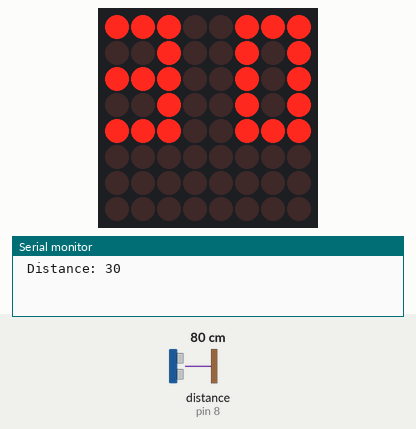
Bench run of a sketch on a simulated Arduino Uno, built with avr-gcc and run on an emulated ATmega328P. Parts: 8×8 LED matrix, the last lines printed to the serial monitor. Wiring (inferred from the names in the program): ultrasonic range finder: trigger pin 7; echo pin 8. Inputs (shaded band) come from the test bench; at power-on: distance to the obstacle (sensor on pin 8) 80 cm. The echo pulse lasts 58.3 µs per cm.

Above: at 1.7 s.
1.8 s: distance to the obstacle (sensor on pin 8) set to 4 cm
At 3.9 s:
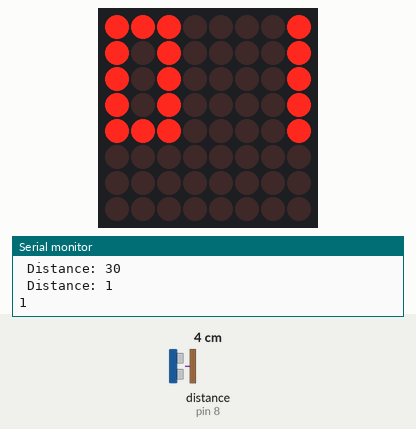
4.8 s: distance to the obstacle (sensor on pin 8) set to 18 cm
At 6.0 s:
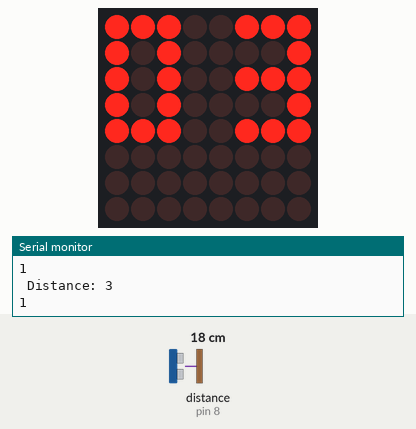
7.8 s: distance to the obstacle (sensor on pin 8) set to 2 cm
At 10.2 s:
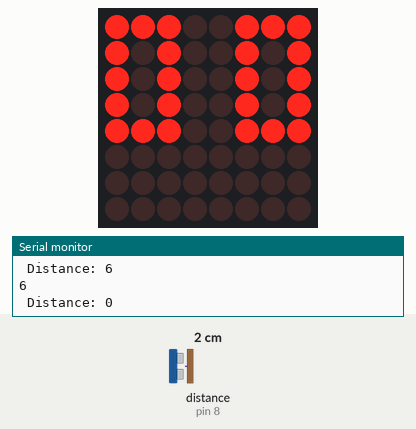
10.8 s: distance to the obstacle (sensor on pin 8) set to 35 cm
At 12.3 s:
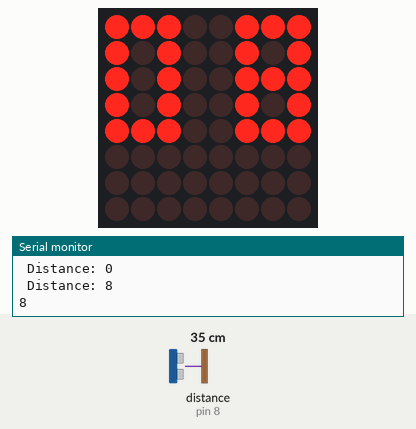
13.8 s: distance to the obstacle (sensor on pin 8) set to 60 cm
At 16.5 s:
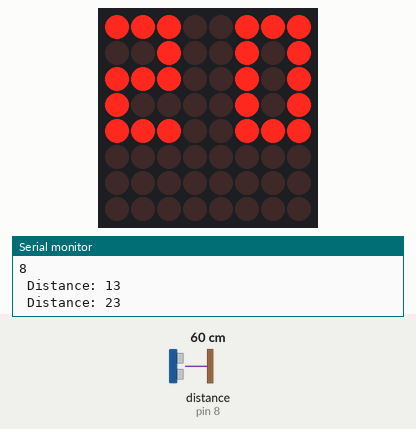
16.8 s: distance to the obstacle (sensor on pin 8) set to 120 cm
At 18.7 s:
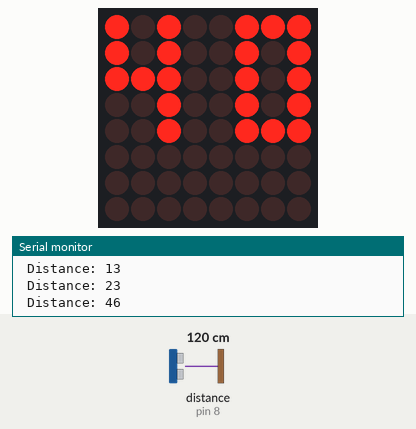
Timing chart, 0 to 20.2 s (numbered marks = the images above; inputs shaded):
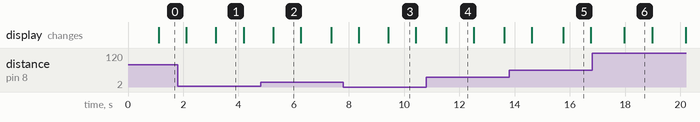

The sketch:

Ultrasonic.ino
```cpp
#include "LedControl.h"
#include "binary.h"

LedControl lc=LedControl(3,5,4,1);
const int pingPin = 7;
const int echoPin = 8;

int smooth = 0;
int value_array[20];
int average_sum = 0;

 long duration;
 int distance;
int number_display = 0;
int first_num = 0;
int second_num = 0;


void setup() {
  // put your setup code here, to run once:
lc.shutdown(0,false);
  // Set brightness to a medium value
  lc.setIntensity(0,8);
  // Clear the display
  lc.clearDisplay(0);

 Serial.begin(9600);
    pinMode(pingPin, OUTPUT);
  pinMode(echoPin, INPUT);

}

void loop() {
digitalWrite(pingPin, LOW);
  delayMicroseconds(2);
  digitalWrite(pingPin, HIGH);
  delayMicroseconds(10);
  digitalWrite(pingPin, LOW);
  duration = pulseIn(echoPin, HIGH);
  distance = duration * 0.01330 / 2;

    //Serial.println(distance);

  if (smooth < 20) {
    value_array[smooth] = distance;
    smooth++;
    //Serial.print("hi");
  }
  else {

    for (int i = 0; i < 20; i++) {
      average_sum = average_sum + value_array[i];
    }
    number_display = average_sum/20;
    Serial.print(" Distance: ");
    Serial.println(number_display);
    average_sum = 0;
    smooth = 0;
    value_array[20];


  //first_num = number_display/10;
  second_num = number_display%10;

  if (second_num<10){
    second_num=0;
  }


  if (number_display < 10) {
    zero(0);


        if (number_display == 0) {
          zero(5);

        }

        else if (number_display == 1){
          one(5);
          Serial.println("1");
        }

        else if (number_display == 2){
          two(5);
          Serial.println("1");
        }

        else if (number_display == 3){
          three(5);
          Serial.println("1");
        }

        else if (number_display == 4){
          four(5);
          Serial.println("1");
        }

        else if (number_display == 5){
          five(5);
          Serial.println("1");
        }

        else if (number_display == 6){
          six(5);
          Serial.println("6");
        }

        else if (number_display == 7){
          seven(5);
          Serial.println("1");
        }

        else if (number_display == 8){
          eight(5);
          Serial.println("8");
        }

        else if (number_display == 9){
          nine(5);
          Serial.println("9");
        }
  }


  else if (number_display < 20){
    one(0);
        if (second_num == 0) {
          zero(5);
        }

        else if (second_num == 1){
          one(5);
        }

        else if (second_num == 2){
          two(5);
        }

        else if (second_num == 3){
          three(5);
        }

        else if (second_num == 4){
          four(5);
        }

        else if (second_num == 5){
          five(5);
        }

        else if (second_num == 6){
          six(5);
        }

        else if (second_num == 7){
          seven(5);
        }

        else if (second_num == 8){
          eight(5);
        }

        else if (second_num == 9){
          nine(5);
        }
  }

  else if (number_display < 30){
    two(0);
        if (second_num == 0) {
          zero(5);
        }

        else if (second_num == 1){
          one(5);
        }

        else if (second_num == 2){
          two(5);
        }

        else if (second_num == 3){
          three(5);
        }

        else if (second_num == 4){
          four(5);
        }

        else if (second_num == 5){
          five(5);
        }

        else if (second_num == 6){
          six(5);
        }

        else if (second_num == 7){
          seven(5);
        }

        else if (second_num == 8){
          eight(5);
        }

        else if (second_num == 9){
          nine(5);
        }
  }

  else if (number_display < 40){
    three(0);
        if (second_num == 0) {
          zero(5);
        }

        else if (second_num == 1){
          one(5);
        }

        else if (second_num == 2){
          two(5);
        }

        else if (second_num == 3){
          three(5);
        }

        else if (second_num == 4){
          four(5);
        }

        else if (second_num == 5){
          five(5);
        }

        else if (second_num == 6){
          six(5);
        }

        else if (second_num == 7){
          seven(5);
        }

        else if (second_num == 8){
          eight(5);
        }

        else if (second_num == 9){
          nine(5);
        }
  }

  else if (number_display < 50){
    four(0);
        if (second_num == 0) {
          zero(5);
        }

        else if (second_num == 1){
          one(5);
        }

        else if (second_num == 2){
          two(5);
        }

        else if (second_num == 3){
          three(5);
        }

        else if (second_num == 4){
          four(5);
        }

        else if (second_num == 5){
          five(5);
        }

        else if (second_num == 6){
          six(5);
        }

        else if (second_num == 7){
          seven(5);
        }

        else if (second_num == 8){
          eight(5);
        }

        else if (second_num == 9){
          nine(5);
        }
  }

  else if (number_display < 60){
    five(0);
        if (second_num == 0) {
          zero(5);
        }

        else if (second_num == 1){
          one(5);
        }

        else if (second_num == 2){
          two(5);
        }

        else if (second_num == 3){
          three(5);
        }

        else if (second_num == 4){
          four(5);
        }

        else if (second_num == 5){
          five(5);
        }

        else if (second_num == 6){
          six(5);
        }

        else if (second_num == 7){
          seven(5);
        }

        else if (second_num == 8){
          eight(5);
        }

        else if (second_num == 9){
          nine(5);
        }
  }

  else if (number_display < 70){
    six(0);
        if (second_num == 0) {
          zero(5);
        }

        else if (second_num == 1){
          one(5);
        }

        else if (second_num == 2){
          two(5);
        }

        else if (second_num == 3){
          three(5);
        }

        else if (second_num == 4){
          four(5);
        }

        else if (second_num == 5){
          five(5);
        }

        else if (second_num == 6){
          six(5);
        }

        else if (second_num == 7){
          seven(5);
        }

        else if (second_num == 8){
          eight(5);
        }

        else if (second_num == 9){
          nine(5);
        }
  }

  else if (number_display < 80){
    seven(0);
        if (second_num == 0) {
          zero(5);
        }

        else if (second_num == 1){
          one(5);
        }

        else if (second_num == 2){
          two(5);
        }

        else if (second_num == 3){
          three(5);
        }

        else if (second_num == 4){
          four(5);
        }

        else if (second_num == 5){
          five(5);
        }

        else if (second_num == 6){
          six(5);
        }

        else if (second_num == 7){
          seven(5);
        }

        else if (second_num == 8){
          eight(5);
        }

        else if (second_num == 9){
          nine(5);
        }
  }

  else if (number_display < 90){
    eight(0);
         if (second_num == 0) {
          zero(5);
        }

        else if (second_num == 1){
          one(5);
        }

        else if (second_num == 2){
          two(5);
        }

        else if (second_num == 3){
          three(5);
        }

        else if (second_num == 4){
          four(5);
        }

        else if (second_num == 5){
          five(5);
        }

        else if (second_num == 6){
          six(5);
        }

        else if (second_num == 7){
          seven(5);
        }

        else if (second_num == 8){
          eight(5);
        }

        else if (second_num == 9){
          nine(5);
        }
  }

  else if (number_display < 100){
    nine(0);
        if (second_num == 0) {
          zero(5);
        }

        else if (second_num == 1){
          one(5);
        }

        else if (second_num == 2){
          two(5);
        }

        else if (second_num == 3){
          three(5);
        }

        else if (second_num == 4){
          four(5);
        }

        else if (second_num == 5){
          five(5);
        }

        else if (second_num == 6){
          six(5);
        }

        else if (second_num == 7){
          seven(5);
        }

        else if (second_num == 8){
          eight(5);
        }

        else if (second_num == 9){
          nine(5);
        }

  }
  delay(1000);
  lc.clearDisplay(0);
  second_num = 0;
  number_display = 0;
  }

delay(50);


}

void zero(int x){
  lc.setLed(0, 0, 0+x, 1);
  lc.setLed(0, 0, 1+x, 1);
  lc.setLed(0, 0, 2+x, 1);

  lc.setLed(0, 4, 0+x, 1);
  lc.setLed(0, 4, 1+x, 1);
  lc.setLed(0, 4, 2+x, 1);

  lc.setLed(0, 1, 0+x, 1);
  lc.setLed(0, 2, 0+x, 1);
  lc.setLed(0, 3, 0+x, 1);

  lc.setLed(0, 3, 2+x, 1);
  lc.setLed(0, 2, 2+x, 1);
  lc.setLed(0, 1, 2+x, 1);


}

void one(int x){
  lc.setLed(0, 0, 2+x, 1);
  lc.setLed(0, 3, 2+x, 1);
  lc.setLed(0, 2, 2+x, 1);
  lc.setLed(0, 1, 2+x, 1);
 lc.setLed(0, 4, 2+x, 1);
}

void two(int x){
  lc.setLed(0, 0, 0+x, 1);
  lc.setLed(0, 0, 1+x, 1);
  lc.setLed(0, 0, 2+x, 1);

  lc.setLed(0, 4, 0+x, 1);
  lc.setLed(0, 4, 1+x, 1);
  lc.setLed(0, 4, 2+x, 1);

  lc.setLed(0, 2, 1+x, 1);
  lc.setLed(0, 2, 0+x, 1);
  lc.setLed(0, 3, 0+x, 1);

  lc.setLed(0, 2, 2+x, 1);
  lc.setLed(0, 1, 2+x, 1);

}

void three(int x){
  lc.setLed(0, 0, 0+x, 1);
  lc.setLed(0, 0, 1+x, 1);
  lc.setLed(0, 0, 2+x, 1);

  lc.setLed(0, 4, 0+x, 1);
  lc.setLed(0, 4, 1+x, 1);
  lc.setLed(0, 4, 2+x, 1);

  lc.setLed(0, 2, 1+x, 1);
  lc.setLed(0, 2, 0+x, 1);
  lc.setLed(0, 3, 2+x, 1);

  lc.setLed(0, 2, 2+x, 1);
  lc.setLed(0, 1, 2+x, 1);

}

void four(int x){
  lc.setLed(0, 0, 2+x, 1);
  lc.setLed(0, 3, 2+x, 1);
  lc.setLed(0, 2, 2+x, 1);
  lc.setLed(0, 1, 2+x, 1);
 lc.setLed(0, 4, 2+x, 1);

 lc.setLed(0, 2, 1+x, 1);
 lc.setLed(0, 2, 0+x, 1);
  lc.setLed(0, 1, 0+x, 1);
   lc.setLed(0, 0, 0+x, 1);

}

void five(int x){
  lc.setLed(0, 0, 0+x, 1);
  lc.setLed(0, 0, 1+x, 1);
  lc.setLed(0, 0, 2+x, 1);

  lc.setLed(0, 4, 0+x, 1);
  lc.setLed(0, 4, 1+x, 1);
  lc.setLed(0, 4, 2+x, 1);

  lc.setLed(0, 1, 0+x, 1);
  lc.setLed(0, 2, 0+x, 1);
  lc.setLed(0, 2, 1+x, 1);

  lc.setLed(0, 3, 2+x, 1);
  lc.setLed(0, 2, 2+x, 1);

}

void six(int x){
  lc.setLed(0, 0, 0+x, 1);
  lc.setLed(0, 0, 1+x, 1);
  lc.setLed(0, 0, 2+x, 1);

  lc.setLed(0, 4, 0+x, 1);
  lc.setLed(0, 4, 1+x, 1);
  lc.setLed(0, 4, 2+x, 1);

  lc.setLed(0, 1, 0+x, 1);
  lc.setLed(0, 2, 0+x, 1);
  lc.setLed(0, 2, 1+x, 1);

  lc.setLed(0, 3, 2+x, 1);
  lc.setLed(0, 2, 2+x, 1);

  lc.setLed(0, 3, 0+x, 1);//extra

}

void seven(int x){
  lc.setLed(0, 0, 2+x, 1);
  lc.setLed(0, 3, 2+x, 1);
  lc.setLed(0, 2, 2+x, 1);
  lc.setLed(0, 1, 2+x, 1);
 lc.setLed(0, 4, 2+x, 1);

  lc.setLed(0, 0, 0+x, 1);
   lc.setLed(0, 0, 1+x, 1);
}

void eight(int x){
  lc.setLed(0, 0, 0+x, 1);
  lc.setLed(0, 0, 1+x, 1);
  lc.setLed(0, 0, 2+x, 1);

  lc.setLed(0, 4, 0+x, 1);
  lc.setLed(0, 4, 1+x, 1);
  lc.setLed(0, 4, 2+x, 1);

  lc.setLed(0, 1, 0+x, 1);
  lc.setLed(0, 2, 0+x, 1);
  lc.setLed(0, 3, 0+x, 1);

  lc.setLed(0, 3, 2+x, 1);
  lc.setLed(0, 2, 2+x, 1);
  lc.setLed(0, 1, 2+x, 1);

  lc.setLed(0, 2, 1+x, 1);
}

void nine(int x){
   lc.setLed(0, 0, 0+x, 1);
  lc.setLed(0, 0, 1+x, 1);
  lc.setLed(0, 0, 2+x, 1);

  //lc.setLed(0, 4, 0+x, 1);
 // lc.setLed(0, 4, 1+x, 1);
  lc.setLed(0, 4, 2+x, 1);

  lc.setLed(0, 1, 0+x, 1);
  lc.setLed(0, 2, 0+x, 1);
  //lc.setLed(0, 3, 0, 1);

  lc.setLed(0, 3, 2+x, 1);
  lc.setLed(0, 2, 2+x, 1);
  lc.setLed(0, 1, 2+x, 1);

  lc.setLed(0, 2, 1+x, 1);
}
```

Measured:
- after the input at 1.8 s, the display: first differs from a run without the input after 1.4 s (image 1)
- after the input at 4.8 s, the display: changes after 0.46 s (image 2)
- after the input at 7.8 s, the display: first differs from a run without the input after 1.6 s (image 3)
- after the input at 10.8 s, the display: changes after 0.71 s (image 4)
- after the input at 13.8 s, the display: first differs from a run without the input after 2.0 s (image 5)
- after the input at 16.8 s, the display: changes after 1.2 s (image 6)
- what the display in image 1 shows lasts 1.0 s, from 3.2 s to 4.2 s
